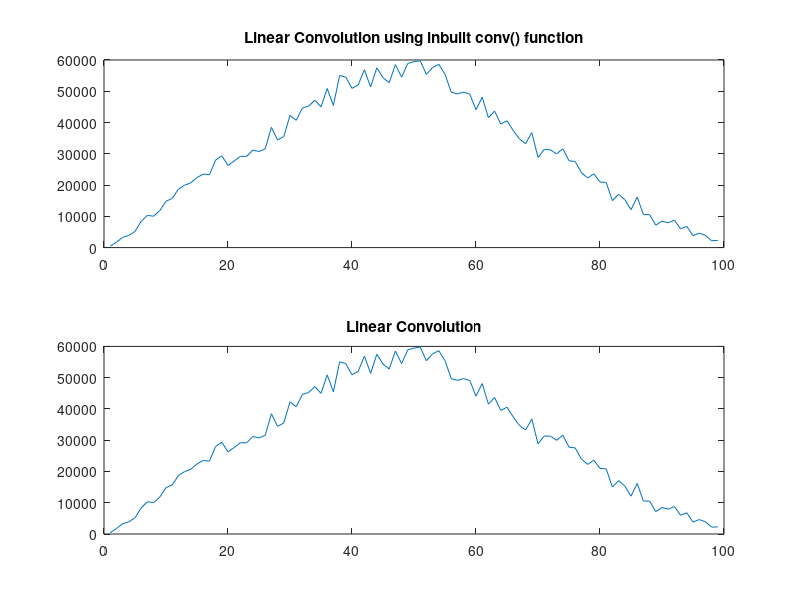

Source code (MATLAB):
clc;
clear all;
close all;

x=randi(50,50,1);
h=randi(100,50,1);
j=conv(x,h);

M=length(x);
N=length(h);
lth=M+N-1;
h=[h;zeros(lth-N,1)];


aa=zeros(size(h));
for p=1:M
    aa=aa+x(p)*h;
    l=h(end);
    h(2:end)=h(1:end-1);
    h(1)=l;
end

%%total number of multiplications M*(M+N-1)



subplot(2,1,1);
plot(j);
title("Linear Convolution using inbuilt conv() function");
subplot(2,1,2);
plot(aa);
title("Linear Convolution");
